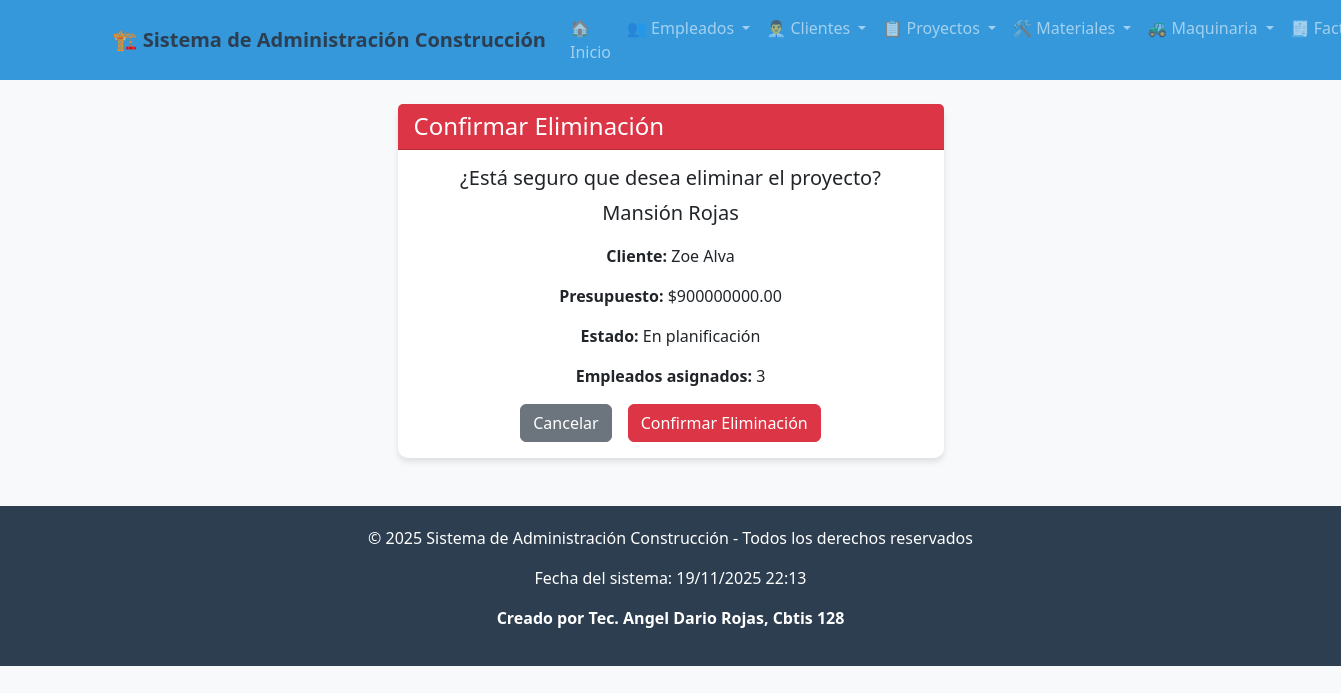
The page /proyecto/borrar/1/ on the database its author committed.
### app_Construccion/models.py (models this page shows, shortened)
class Proyecto(models.Model):
    nombre = models.CharField(max_length=150)
    descripcion = models.TextField()
    fecha_inicio = models.DateField()
    fecha_fin = models.DateField()
    presupuesto = models.DecimalField(max_digits=12, decimal_places=2)
    cliente = models.ForeignKey(Cliente, on_delete=models.CASCADE, related_name="proyectos")
    empleados = models.ManyToManyField(Empleado, related_name="proyectos")
    materiales = models.ManyToManyField(Material, related_name="proyectos", blank=True)
    maquinarias = models.ManyToManyField(Maquinaria, related_name="proyectos", blank=True)
    factura_total = models.DecimalField(max_digits=12, decimal_places=2, default=0)
    estado = models.CharField(
        max_length=50,
        choices=[
            ("En planificación", "En planificación"),
            ("En curso", "En curso"),
            ("Finalizado", "Finalizado"),
        ],
        default="En planificación",
    )
    factura_generada = models.BooleanField(default=False)

class Cliente(models.Model):
    nombre = models.CharField(max_length=100)
    apellido = models.CharField(max_length=100)
    tipo_cliente = models.CharField(
        max_length=50,
        choices=[
            ("Residencial", "Residencial"),
            ("Comercial", "Comercial"),
            ("Gubernamental", "Gubernamental"),
        ],
        default="Residencial"
    )
    telefono = models.CharField(max_length=20)
    email = models.EmailField(unique=True)
    direccion = models.CharField(max_length=200)
    fecha_registro = models.DateField(auto_now_add=True)

### app_Construccion/views.py (the view)
# urls.py: path('proyecto/borrar/<int:proyecto_id>/', views.borrar_proyecto, name='borrar_proyecto'),
def borrar_proyecto(request, proyecto_id):
    proyecto = get_object_or_404(Proyecto, id=proyecto_id)
    if request.method == 'POST':
        proyecto.delete()
        return redirect('ver_proyectos')
    return render(request, 'proyecto/borrar_proyecto.html', {'proyecto': proyecto})

### app_Construccion/templates/proyecto/borrar_proyecto.html (shortened to what this page needs)
{% extends 'base.html' %}
{% block content %}
<div class="row justify-content-center">
    <div class="col-md-6">
        <div class="card">
            <div class="card-header bg-danger text-white">
                <h4 class="mb-0">Confirmar Eliminación</h4>
            </div>
            <div class="card-body text-center">
                <h5>¿Está seguro que desea eliminar el proyecto?</h5>
                <p class="lead">{{ proyecto.nombre }}</p>
                <p><strong>Cliente:</strong> {{ proyecto.cliente.nombre }} {{ proyecto.cliente.apellido }}</p>
                <p><strong>Presupuesto:</strong> ${{ proyecto.presupuesto }}</p>
                <p><strong>Estado:</strong> {{ proyecto.estado }}</p>
                <p><strong>Empleados asignados:</strong> {{ proyecto.empleados.count }}</p>
                <form method="POST">
                    <div class="d-grid gap-2 d-md-flex justify-content-md-center">
                        <a href="{% url 'ver_proyectos' %}" class="btn btn-secondary me-md-2">Cancelar</a>
                        <button type="submit" class="btn btn-danger">Confirmar Eliminación</button>
                    </div>
                </form>
            </div>
        </div>
    </div>
</div>
{% endblock %}

### app_Construccion/templates/base.html (style rules this page uses)
body { background-color: #f8f9fa; font-family: 'Segoe UI', Tahoma, Geneva, Verdana, sans-serif; }
.card { border: none; border-radius: 10px; box-shadow: 0 4px 6px rgba(0,0,0,0.1); }

### rows shown on the page
Proyecto: nombre "Mansión Rojas", cliente.nombre "Zoe", cliente.apellido "Alva", presupuesto "900000000.00", estado "En planificación", empleados.count "3"
